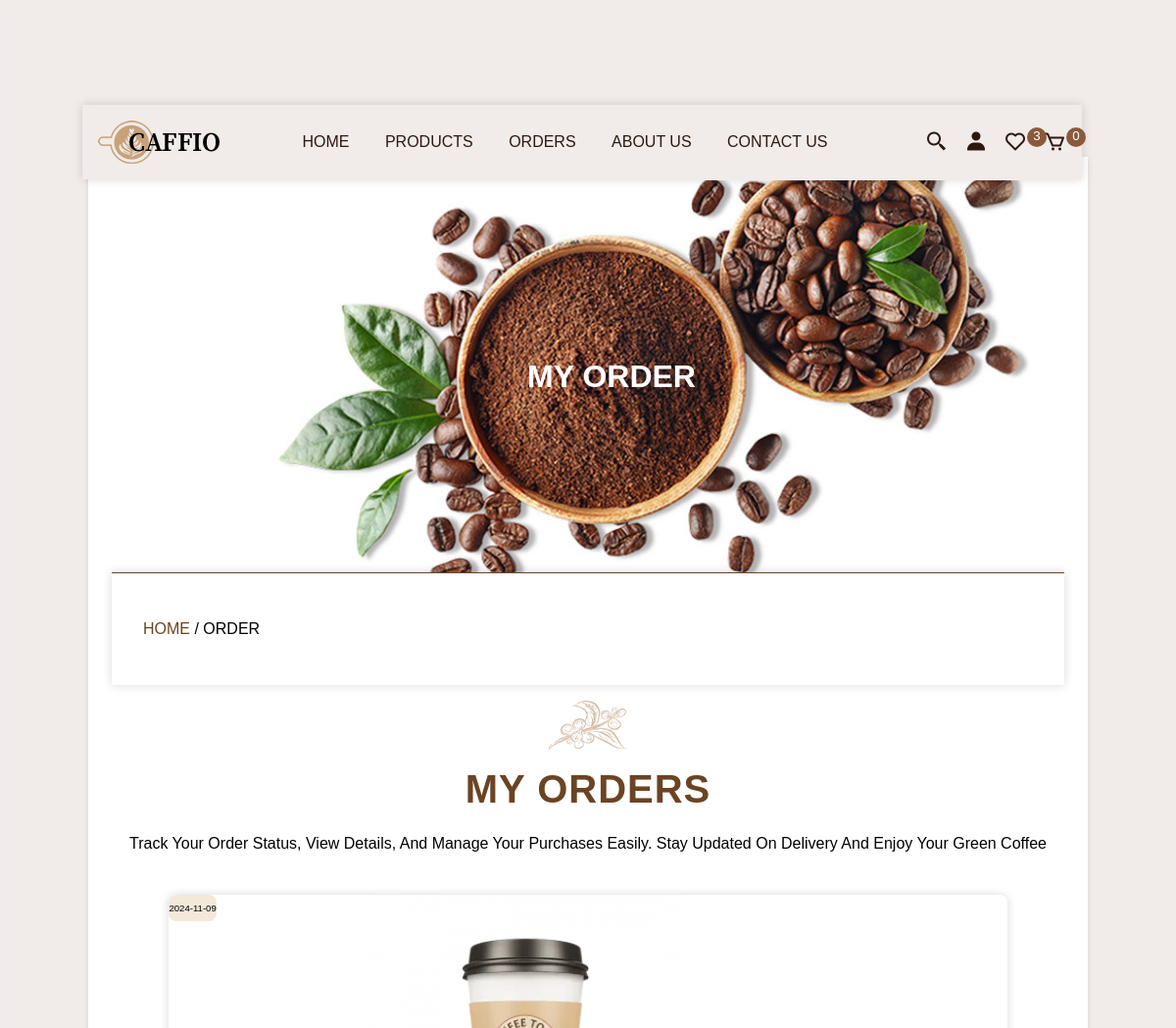
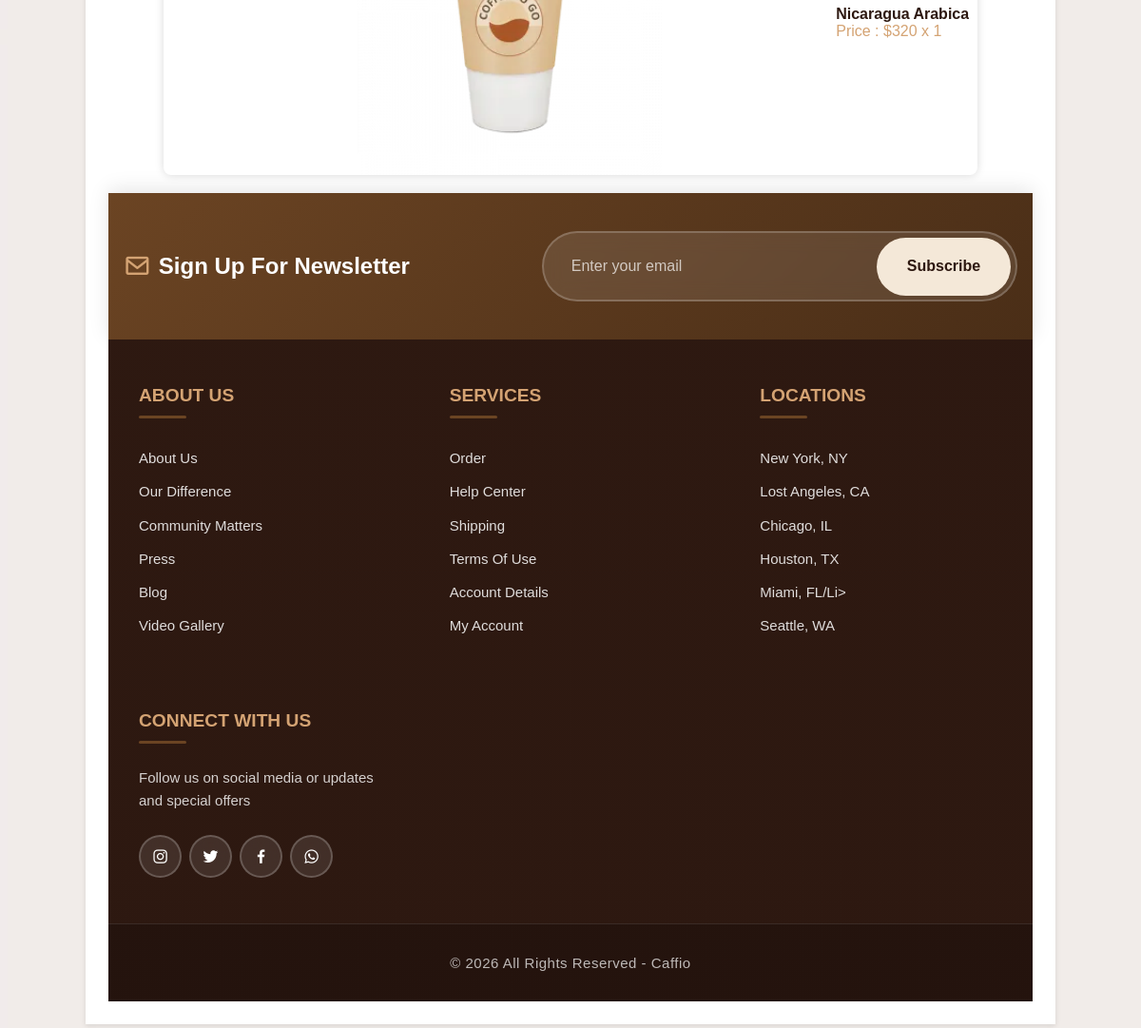
Screenshot of /order.php (signed in) with the database file from the repository (2 pictures, top to bottom).
### tables this page shows
CREATE TABLE `orders` (
  `order_id` varchar(20) NOT NULL,
  `user_id` varchar(20) NOT NULL,
  `name` varchar(100) NOT NULL,
  `number` varchar(20) NOT NULL,
  `email` varchar(100) NOT NULL,
  `address` varchar(255) NOT NULL,
  `address_type` varchar(10) NOT NULL,
  `method` varchar(50) NOT NULL,
  `product_id` varchar(20) NOT NULL,
  `price` int(10) NOT NULL,
  `qty` int(10) NOT NULL,
  `date` date NOT NULL,
  `status` varchar(50) NOT NULL,
  `payment_status` varchar(100) NOT NULL
);

CREATE TABLE `products` (
  `product_id` varchar(20) NOT NULL,
  `name` varchar(250) NOT NULL,
  `price` int(50) NOT NULL,
  `image` varchar(255) NOT NULL,
  `product_details` varchar(1000) NOT NULL,
  `status` varchar(100) NOT NULL
);

### order.php (the view, shortened to what this page needs)
<?php
    include './components/connect.php';
    if (isset($_SESSION['user_id'])) {
        $user_id = $_SESSION['user_id'];
    }else{
        $user_id = '';
    }
?>
<!DOCTYPE html>
<html lang="en">
<head>
    <link rel="stylesheet" href="https://unpkg.com/boxicons@2.1.4/css/boxicons.min.css">
</head>
<body>
    <?php
        include './components/header.php';
    ?>
    <div class="main">
        <div class="banner">
            <h1>My Order</h1>
        </div>
        <div class="title2">
            <a href="home.php">Home </a><span>/ Order</span>
        </div>
        <section class="orders">
            <div class="title">
                <img src="./img/download.png" alt="" class="logo">
                <h1>My Orders</h1>
                <p>Track your order status, view details, and manage your purchases easily. Stay updated on delivery and
                    enjoy your green coffee</p>
            </div>
            <div class="box-container">
                <?php
                    $select_orers = $conn->prepare("SELECT * FROM `orders` WHERE user_id = ? ORDER BY date DESC");
                    $select_orers->execute([$user_id]);
                    if ($select_orers->rowCount()>0) {
                        while($fetch_order = $select_orers->fetch(PDO::FETCH_ASSOC)) {
                            $select_products = $conn->prepare("SELECT * FROM `products` WHERE product_id = ?");
                            $select_products->execute([$fetch_order['product_id']]);
                            if ($select_products->rowCount()>0) {
                                while($fetch_product=$select_products->fetch(PDO::FETCH_ASSOC)){
                    ?>
                <div class="box" <?php if($fetch_order['status']=='cancle'){echo 'style="border:2px solid red";';} ?>>
                    <a href="view_order.php?get_id=<?= $fetch_order['order_id']; ?>">
                        <p class="date"><i class="bi bi-calender-fill"></i><span><?=$fetch_order['date']; ?></span></p>
                        <img src="img/<?= $fetch_product['image']; ?>" alt="" class="img">
                        <div class="row">
                            <h3 class="name"><?= $fetch_product['name']; ?></h3>
                            <p class="price">Price : $<?= $fetch_order['price']; ?> x <?= $fetch_order['qty']; ?></p>
                        </div>
                    </a>
                </div>
                <?php
                                }
                            }
                        }
                    }else{
                        echo '<p class="empty">no order takes placed yet!</p>';
                    }
                    ?>
            </div>
        </section>
        <?php include './components/footer.php'; ?>
    </div>
</body>
</html>

### rows the page displays
orders: date "2024-11-09", price "320", qty "1"
products: image (picture), name "Nicaragua Arabica"

### other values shown
$total_wishlist_items "3"
$total_cart_items "0"
